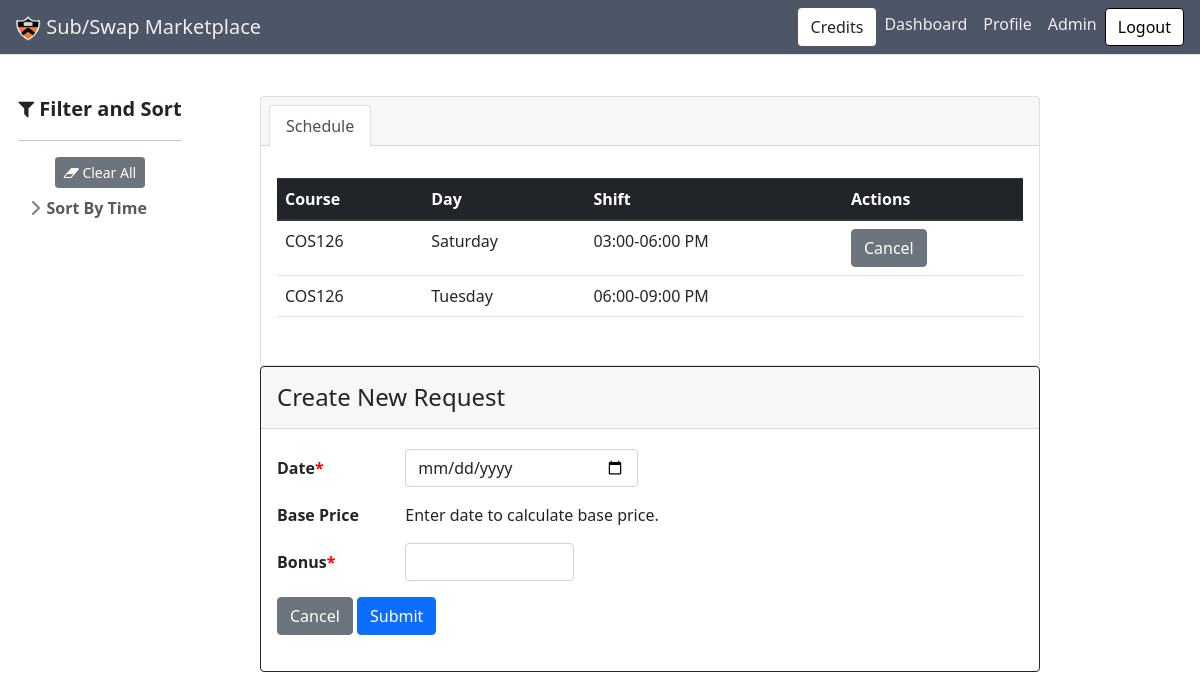
/shift/1/request (signed in), run on an earlier commit of the app's database.
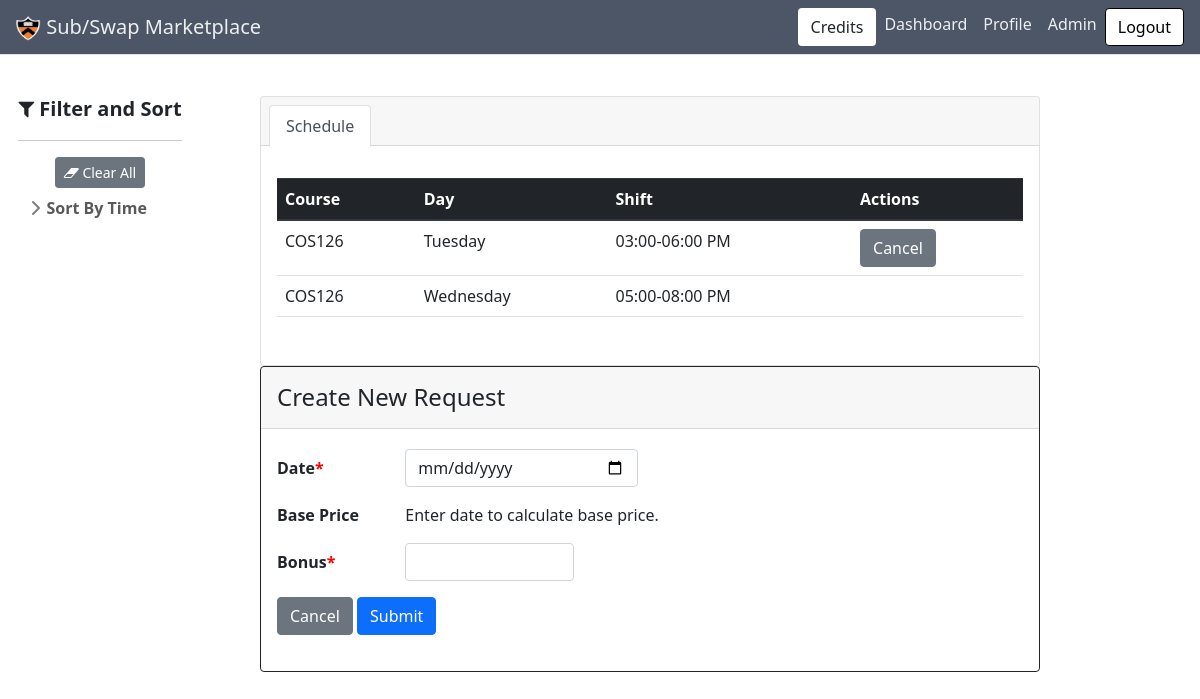
And on a later commit of the database.
### subapp/models.py (models this page shows, shortened)
class Shift(db.Model):
    id = db.Column(db.Integer, primary_key=True)
    day = db.Column(db.String(10), nullable=False)
    start = db.Column(db.Time, nullable=False)
    end = db.Column(db.Time, nullable=False)
    course = db.Column(db.String(120), nullable=False)
    staff = db.relationship(
        "User", secondary=a_assigned_shifts, back_populates="schedule")
    requests = db.relationship(
        "Request", secondary=a_requested_shifts, back_populates="shift")

### subapp/requests/routes.py (the view)
@requests.route("/shift/<shiftid>/request", methods=['POST', 'GET'])
@login_required
def create_request(shiftid):
    shift = Shift.query.filter_by(id=shiftid).first()
    form = RequestForm()
    if form.validate_on_submit():
        new_request = Request(
            date_requested=form.date_requested.data,
            base_price=calc_base_price(
                shift.id, form.date_requested.data.strftime('%Y-%m-%d'))['price'],
            bonus=form.bonus.data)
        new_request.shift.append(shift)
        new_request.posted_by.append(current_user)
        db.session.add(new_request)
        current_user.balance -= new_request.get_price()
        db.session.commit()
        return redirect(url_for('main.dashboard'))
    else:
        print(form.errors)
    return render_template('requests/create_request.html', form=form, shiftid=int(shiftid), shifts=current_user.schedule)

### subapp/requests/forms.py
class RequestForm(FlaskForm):
    date_requested = DateField(
        'Date Requested', format='%Y-%m-%d', validators=[DataRequired()])
    bonus = IntegerField("Bonus")
    submit = SubmitField('Submit')

### subapp/models.py (called while the page is built)
@login_manager.user_loader
def load_user(user_id):
    return User.query.get(int(user_id))

### subapp/requests/templates/requests/create_request.html (shortened to what this page needs)
{% extends "main/base.html" %}
{% import "bootstrap/wtf.html" as wtf %}
{% block content %}
<div class="container-fluid">
  <div class="row align-items-start">
    <div class="sticky sidebar_container col-md-2">
      {% with tags_by_category=tags_by_category %} {% include
      "main/sidebar.html" %} {%endwith%}
    </div>
    <div class="col-md-9">
      <section class="py-5">
        <div class="items_container container px-4 px-lg-5">
          <div class="card pb-3">
            <div class="card-header">
              <ul class="nav nav-tabs card-header-tabs" id="bologna-list" role="tablist">
                <li class="nav-item">
                  <a class="nav-link active" href="#description" role="tab" aria-controls="description"
                    aria-selected="true">Schedule</a>
                </li>
              </ul>
            </div>
            <div class="card-body">
              <div class="tab-content mt-3">
                <div class="tab-pane active" id="description" role="tabpanel">
                  <table class="table">
                    <thead class="thead-dark">
                      <tr>
                        <th scope="col">Course</th>
                        <th scope="col">Day</th>
                        <th scope="col">Shift</th>
                        <th scope="col">Actions</th>
                      </tr>
                    </thead>
                    <tbody>
                      {% for shift in shifts %}
                      <tr>
                        <td>{{shift.course}}</td>
                        <td>{{shift.day}}</td>
                        <td> {{shift.start.strftime("%I:%M")}}-{{shift.end.strftime("%I:%M %p")}}</td>
                        <td>
                          {% if shift.id == shiftid %}
                          <a href="{{url_for('main.profile')}}" class="btn btn-secondary" role="button">Cancel</a>
                          {% endif %}
                        </td>
                      </tr>
                      {% endfor %}
                    </tbody>
                  </table>
                </div>
              </div>
            </div>
          </div>
          <div class="card border-dark mb-3">
            <h4 class="card-header px-3 py-3">Create New Request</h3>
            <div class="class-block pt-3">
                <fieldset class="form-group px-3 py-1 md-2">
                  <form method="POST" action="" enctype=multipart/form-data>
                    <div class="form-group row">
                      <label for="date_requested" class="col-sm-2 col-form-label"><strong>Date<span style="color:#ff0000">*</span></strong></label>
                      <div class="col-sm-4">
                        {{ form.date_requested(class="form-control", id="date_requested", type="date") }}
                      </div>
                    </div>
                    <div class="form-group row">
                      <div class="col-sm-2"><strong>Base Price</strong></div>
                      <div class="col-md-10" id="base_price">Enter date to calculate base price.</div>
                    </div>
                    <div class="form-group row">
                      <label for="bonus" class="col-sm-2 col-form-label"><strong>Bonus<span style="color:#ff0000">*</span></strong></label>
                      <div class="col-sm-3">
                        {{ form.bonus(class="form-control", id="bonus") }}
                      </div>
                    </div>
                    <div class="form-group row">
                      <div class="col-sm-5">
                        <a class="btn btn-secondary" href="{{url_for('main.profile')}}">Cancel</a>
                        {{ form.submit(class="btn btn-primary") }}
                      </div>
                    </div>
                </fieldset>
            </div>
          </div>
        </div>
      </section>
    </div>
  </div>
</div>
<link rel="stylesheet"
  href="https://cdnjs.cloudflare.com/ajax/libs/bootstrap-datepicker/1.4.1/css/bootstrap-datepicker3.css" />
{% endblock content %}

### subapp/main/templates/main/base.html (shortened to what this page needs)
<!DOCTYPE html>
<html lang="en">
<head>
  <link rel="stylesheet" href="https://maxcdn.bootstrapcdn.com/bootstrap/4.0.0/css/bootstrap.min.css"
>
  <link href="https://cdn.jsdelivr.net/npm/bootstrap-icons@1.5.0/font/bootstrap-icons.css" rel="stylesheet" />
  <link href="{{url_for('main.static', filename='css/styles.css')}}" rel="stylesheet" />
  <link rel="stylesheet" href="https://use.fontawesome.com/releases/v5.8.2/css/all.css"
>
  <link rel="stylesheet" href="https://cdnjs.cloudflare.com/ajax/libs/font-awesome/4.7.0/css/font-awesome.min.css">
</head>
<body>
  <nav id="navbar" class="navbar navbar-expand-lg navbar-light bg-light fixed-top border-bottom">
    <a class="navbar-brand" href="{{url_for('main.homepage')}}"><img style="max-height:25px"
        src="{{url_for('main.static', filename='favicon.ico')}}" alt=""> Sub/Swap Marketplace</a>
    <div class="collapse navbar-collapse" id="navbarSupportedContent">
      {% if current_user.is_authenticated %}
      <ul class="navbar-nav ms-auto nav-pills">
        <li id="credits" class="nav-item my-2">
          <a class="btn my-2 my-sm-0" aria-pressed="true">
            Credits
          </a>
        </li>
        <li id="found" class="nav-item">
          <a class="nav-link" href="{{url_for('main.dashboard')}}">Dashboard</a>
        </li>
        <li id="myposts" class="nav-item">
          <a class="nav-link" href="{{url_for('main.profile')}}" >Profile</a>
        </li>
        {% if current_user.role == 'Admin' %}
        <li class="nav-item">
          <a class="nav-link" href="{{url_for('admin.add_schedule')}}">Admin</a>
        </li>
        {% endif %}
      </ul>
        <form
          class="form-inline my-2 my-lg-0"
          action="{{url_for('users.logout')}}"
        >
          <button class="btn btn-outline-primary my-2 my-sm-0" type="submit">
            Logout
          </button>
        </form>
        {% endif %}
    </div>
  </nav>
  {% block content %}{% endblock %}
</body>
</html>

### subapp/main/templates/main/sidebar.html (shortened to what this page needs)
<link href="{{ url_for('main.static', filename='css/sidebars.css') }}" rel="stylesheet">
<body>
    <main>
        <div id="sidebar" class="float-start" style="margin: auto;">
            <div class="flex-shrink-0 p-3 bg-white">
                <svg class="bi me-2" width="30" height="24">
                    <use xlink:href="#bootstrap" />
                </svg>
                <div class='text-center'>
                    <span class="fs-5 fw-semibold"><i class="fa fa-filter" aria-hidden="true"></i> Filter and
                        Sort</span>
                </div>
                <hr>
                <ul class="list-unstyled ps-0">
                    <div class="text-center">
                        <button class='btn btn-sm btn-secondary' type="submit" name="reset" id="reset" value=""
                            onclick='resetAll()'>
                            <i class="fa fa-eraser" aria-hidden="true"></i> Clear All
                        </button>
                    </div>
                    <li class="mb-1">
                        <button class="btn btn-toggle align-items-center rounded collapsed pt-2" data-bs-toggle="collapse"
                            data-bs-target="#sortByTime-collapse" aria-expanded="false">
                            Sort By Time
                        </button>
                    </li>
                </ul>
            </div>
        </div>
    </main>
</body>

### subapp/main/static/css/sidebars.css (style rules this page uses)
body { min-height: 100vh; min-height: -webkit-fill-available; }
html { height: -webkit-fill-available; }
main { display: flex; flex-wrap: nowrap; height:100%; max-height:85vh; overflow-x: auto; overflow-y: auto; }
.bi { vertical-align: -.125em; pointer-events: none; fill: currentColor; }
.btn-toggle { display: inline-flex; align-items: center; padding: .25rem .5rem; font-weight: 600; color: rgba(0, 0, 0, .65); background-color: transparent; border: 0; }
.btn-toggle::before { width: 1.25em; line-height: 0; transition: transform .35s ease; transform-origin: .5em 50%; }
.fw-semibold { font-weight: 600; }

What changed in the data, as far as the page shows it:
no longer on this page (row edited): Shift: course "COS126", day "Tuesday", start "06:00", end "09:00 PM"
changed Shift "06:00 PM": day "Saturday" → "Tuesday"
now on this page (row edited): Shift: course "COS126", day "Wednesday", start "05:00", end "08:00 PM"
